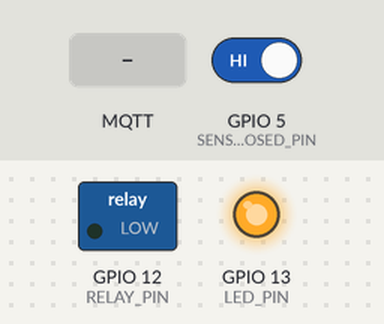
The sketch below on a simulated ESP8266 (NodeMCU). Shown: switched loads named in the sketch (green lamp = pin HIGH), output pins drawn as LEDs (lit = HIGH). Inputs (shaded band) come from the test bench; at power-on: GPIO 5 (SENSOR_CLOSED_PIN) HIGH. WiFi joins after 1.5 s; servers stay silent unless stated; no MQTT or app messages arrive unless stated; what the sketch prints to the serial monitor is not drawn.

Above: at 3.2 s.
3.3 s: MQTT message "5" arrives on the first subscribed topic
At 4.6 s:
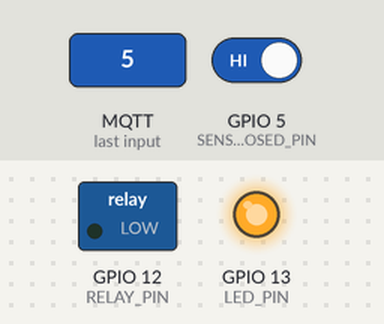
4.9 s: GPIO 5 (SENSOR_CLOSED_PIN) driven LOW
At 5.7 s:
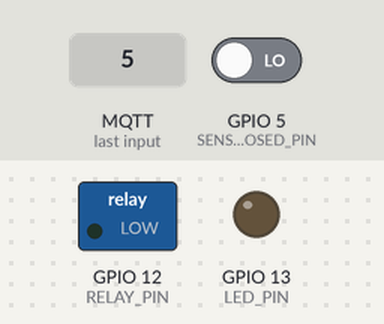
6.5 s: MQTT message "on" arrives on the first subscribed topic
At 7.2 s:
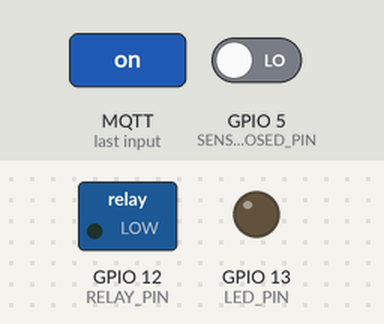
8.1 s: GPIO 5 (SENSOR_CLOSED_PIN) driven HIGH
At 10.1 s:
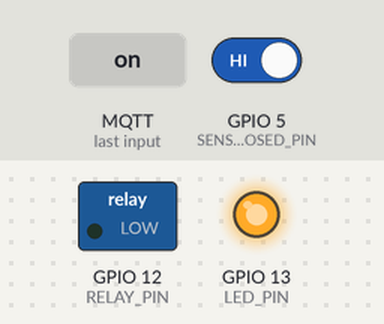
Timing chart, 0 to 11.6 s (numbered marks = the images above; inputs shaded):
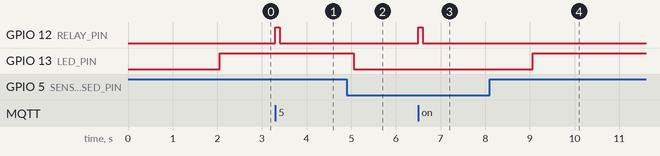

Measured:
- after the input at 3.3 s, GPIO 12 (RELAY_PIN): LOW → HIGH at once, → LOW 0.10 s later
- after the input at 4.9 s, GPIO 13 (LED_PIN): HIGH → LOW after 0.16 s
- after the input at 6.5 s, GPIO 12 (RELAY_PIN): LOW → HIGH at once, → LOW 0.10 s later
- after the input at 8.1 s, GPIO 13 (LED_PIN): LOW → HIGH after 0.96 s

The sketch:

src.ino
```cpp
#if defined(ESP8266)
#include <ESP8266WiFi.h>
#include <ESP8266mDNS.h>
#elif defined(ESP32)
#include <WiFi.h>
#else
#error Only ESP32 or ESP8266 are supported.
#endif

#include <ArduinoOTA.h>
#include <PubSubClient.h>
#include "utils.h"
#include "config.h"

WiFiClient wifiClient;
PubSubClient pubclient(MQTT_HOST, MQTT_PORT, wifiClient);

const int DOOR_OPEN = 0;
const int DOOR_CLOSED = 1;
const int DOOR_OPENING = 2;
const int DOOR_CLOSING = 3;
const int DOOR_STOPPED = 4;
const int DOOR_UNKNOWN = 5;

volatile int prevState = DOOR_UNKNOWN;
volatile int state = DOOR_UNKNOWN;
volatile int targetState = DOOR_UNKNOWN;

void setRelayState(int state) {
    digitalWrite(RELAY_PIN, state);
}

void setLEDState() {
    int sensorState = digitalRead(SENSOR_CLOSED_PIN);
    digitalWrite(LED_PIN, sensorState);
}

void publish(char * topic, int value) {
    char payload[16];
    itoa(value, payload, 10);

    Serial.print("Publish message [");
    Serial.print(topic);
    Serial.print("] ");
    Serial.println(payload);

    pubclient.publish(topic, payload);
}

void setState(int nextState) {
    prevState = state;
    state = nextState;
    setLEDState();
    publish(MQTT_TOPIC_CURRENT_STATE, state);
}

void cycleRelay() {
    setRelayState(HIGH);
    delay(100);
    setRelayState(LOW);
}

int readSensor() {
    // 1 - switch open
    // 0 - switch closed
    int value = digitalRead(SENSOR_CLOSED_PIN);

    // invert to match homekit states
    return 1 - value;
}

int getTargetState(int currentState) {
  switch(currentState) {
    case DOOR_CLOSED:
      return DOOR_OPEN;

    case DOOR_OPEN:
      return DOOR_CLOSED;

    case DOOR_CLOSING:
    case DOOR_OPENING:
      return DOOR_STOPPED;

    // Reverse direction
    case DOOR_STOPPED:
      if (prevState == DOOR_OPENING) return DOOR_CLOSED;
      if (prevState == DOOR_CLOSING) return DOOR_OPEN;

    default:
      return DOOR_UNKNOWN;
  }
}

int getTransitionState(int currentState) {
  switch(currentState) {
    case DOOR_CLOSED:
      return DOOR_OPENING;

    case DOOR_OPEN:
      return DOOR_CLOSING;

    case DOOR_STOPPED:
      if (prevState == DOOR_CLOSING)
        return DOOR_OPENING;
      if (prevState == DOOR_OPENING)
        return DOOR_CLOSING;

    default:
      return currentState;
  }
}

void onOpen() {
  if (state == DOOR_OPENING)
  {
      setState(DOOR_OPEN);
  }
}

void onSensorChange(int sensorState) {
  targetState = sensorState;
  publish(MQTT_TOPIC_GET_TARGET_STATE, sensorState);

  // Defer open state
  if (state == DOOR_CLOSED && sensorState == DOOR_OPEN) {
      setState(getTransitionState(state));
      return;
  }

  setState(sensorState);
}

void onMessageReceived(char *topic, byte *payload, unsigned int length)
{
  Serial.print("Message received [");
  Serial.print(topic);
  Serial.print("] ");

  String message = "";
  for (size_t i=0; i<length; i++) {
    message += (char)payload[i];
  }
  Serial.println(message);

  if (strcmp(topic, MQTT_TOPIC_SET_TARGET_STATE) == 0)
  {
    int nextTargetState = message.toInt();

    if (nextTargetState == targetState)
      return;
    targetState = nextTargetState;

    if (state == DOOR_STOPPED)
    {
      publish(MQTT_TOPIC_GET_TARGET_STATE, getTargetState(state));
      setState(getTransitionState(state));
      cycleRelay();
      return;
    }

    if (state == DOOR_CLOSING || state == DOOR_OPENING)
    {
      setState(DOOR_STOPPED);
    }

    cycleRelay();
  }
}

void awaitWifiConnected() {
  Serial.setDebugOutput(true);
  Serial.println("Trying to connect " + String(WIFI_SSID));

  WiFi.mode(WIFI_STA);
  WiFi.hostname(HOSTNAME);
  ArduinoOTA.setHostname(HOSTNAME);

  WiFi.begin(WIFI_SSID, WIFI_PASSWORD, 9);

  while (WiFi.status() != WL_CONNECTED) {
    Serial.print(".");
    delay(1000);
  }

  Serial.println(WiFi.localIP());

  WiFi.setAutoReconnect(true);
  WiFi.persistent(true);
}

void awaitMQTTConnected() {
  // Loop until reconnected
  while (!pubclient.connected()) {
    Serial.print("Trying MQTT connection...");

    bool connected = pubclient.connect(
        MQTT_CLIENT_ID,
        MQTT_USER,
        MQTT_PASS,
        MQTT_LAST_WILL_TOPIC,
        MQTT_LAST_WILL_QOS,
        MQTT_LAST_WILL_RETAIN,
        MQTT_LAST_WILL_MESSAGE);

    // Attempt to connect
    if (connected)
    {
      Serial.println("connected");
      pubclient.publish(MQTT_TOPIC_CONNECTED, "true");
      pubclient.subscribe(MQTT_TOPIC_SET_TARGET_STATE);
    }
    else
    {
      Serial.print("failed, rc=");
      Serial.print(pubclient.state());
      Serial.println(" try again in 5 seconds");
      // Wait 5 seconds before retrying
      delay(5000);
    }
  }
}

void setup() {
    Serial.begin(115200);

    pubclient.setCallback(onMessageReceived);

    awaitWifiConnected();
    awaitMQTTConnected();

    ArduinoOTA.begin();

    pinMode(LED_PIN, OUTPUT);
    pinMode(RELAY_PIN, OUTPUT);
    pinMode(SENSOR_CLOSED_PIN, SENSOR_PIN_MODE);

    state = readSensor();
    prevState = state;
    targetState = state;

    digitalWrite(RELAY_PIN, LOW);
    setLEDState();
}

void loop()
{
  if (WiFi.status() != WL_CONNECTED) {
    awaitWifiConnected();
  }

  ArduinoOTA.handle();

  pubclient.loop();

  if (!pubclient.connected())
  {
    awaitMQTTConnected();
  }

  listenForStateChange(&readSensor, &onSensorChange, 1000);

  if (state == DOOR_OPENING)
  {
    setTimeout(&onOpen, DOOR_OPENING_TIME_MS);
  }
}
```

utils.h
```cpp
int _prevState = -1;
long prevMillis = 0;
long timeoutDelay = 0;

void setTimeout(void (*callback)(), int delay) {
  if (!timeoutDelay) {
    timeoutDelay = millis() + delay;
  }

  if (millis() >= timeoutDelay) {
    timeoutDelay = 0;
    callback();
  }
}

void listenForStateChange(int (*getState)(), void (*onStateChange)(int state), int debounceInterval) {
  unsigned long currentMillis = millis();

  if (currentMillis - prevMillis > debounceInterval)
  {
    prevMillis = currentMillis;
    int state = getState();

    if (_prevState != state)
    {
      _prevState = state;
      onStateChange(state);
    }
  }
}
```

config.example.h
```cpp
#if defined(ESP32)
#define RELAY_PIN 13
#define LED_PIN 2
#define SENSOR_CLOSED_PIN 5
#define SENSOR_PIN_MODE INPUT
#endif

#if defined(ESP8266)
#define RELAY_PIN 12
#define LED_PIN 13
#define SENSOR_CLOSED_PIN 5
#define SENSOR_PIN_MODE INPUT_PULLUP
#endif

#define WIFI_SSID ""
#define WIFI_PASSWORD ""

#define HOSTNAME ""

#define MQTT_HOST "0.0.0.0"
#define MQTT_PORT 1883
#define MQTT_USER ""
#define MQTT_PASS ""
#define MQTT_KEEP_ALIVE 15
#define MQTT_CLIENT_ID HOSTNAME

#define MQTT_LAST_WILL_TOPIC "stat/connected"
#define MQTT_LAST_WILL_QOS 0
#define MQTT_LAST_WILL_RETAIN true
#define MQTT_LAST_WILL_MESSAGE "false"

#define MQTT_TOPIC_CONNECTED "stat/connected"
#define MQTT_TOPIC_CURRENT_STATE "stat/current"
#define MQTT_TOPIC_SET_TARGET_STATE "stat/set_target"
#define MQTT_TOPIC_GET_TARGET_STATE "stat/get_target"

#define DOOR_OPENING_TIME_MS 10000

#define WDT_TIMEOUT 120
```
